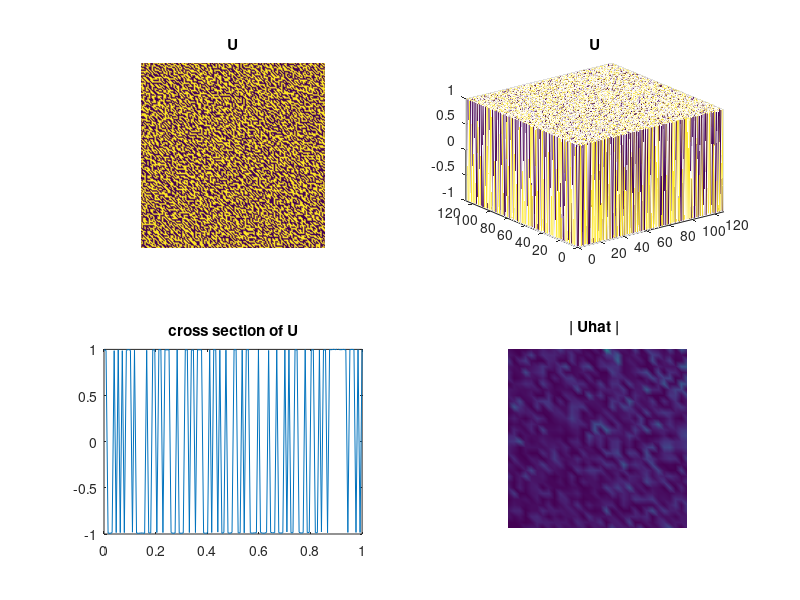

The MATLAB script that drew this image:
pkg load signal
clear
format long 

% spatial dimensions -- adjust N and M to increase decrease
% the size of the computed solution.

N = 128;  M = 128;
delx = 1/(M-1);
delx2 = delx^2;
x = (0:delx:1)';

% graphics parameters

visual_update = 10;
type_update = 10;

% time parameters -- adjust ntmax to take more time
% steps, and delt to take longer time steps.

t = 0;
delt = 0.00005;
ntmax = 250;

% CH parameters -- to see more layering, decrease
% epsilon, but be careful, you might need to increase
% the size of the grid.

epsilon = 0.0005;
eps2 = epsilon^2;

% time-step parameter used in Eyre's scheme

a = 2;

% time marching update parameters

lam1 = delt/delx2;
lam2 = eps2*lam1/delx2;

% unscaled eigenvalues of the laplacian (nuemann bc)

Leig  = (((2*cos(pi*(0:N-1)'/(N-1)))-2)*ones(1,M)) + ...
         (ones(N,1)*((2*cos(pi*(0:M-1)/(M-1)))-2));

% scaled eigenvalues of stabilized CH update matrix

CHeig = ones(N,M) - (a*lam1*Leig) + (lam2*Leig.*Leig);

% scaled eigenvalues of the laplacian

Seig = lam1*Leig;

% random initial conditions
rand("seed",35536)
U = (rand(N,M)-0.5)*0.01;
hat_U = dct2(U);

% main loop

it = 0; j=0;
t = 0.0;
while it < ntmax

% intermediate output

  if rem(it,type_update) == 0
    [it t max(max(abs(U)))]
  end

% plotting and movie

%  if rem(it,visual_update) == 0
  if it == ntmax-1
    subplot(2,2,1)
    pcolor(U), shading interp, ...
    axis('off'), axis('equal'), title('U');
    subplot(2,2,2)
    mesh(U), axis([0 N 0 M -1 1]), title('U');
    vhat = abs(hat_U); vhat(1,1)=0; 
    vhat = vhat/max(max(abs(vhat))); 
    subplot(2,2,3)
    plot(x',U(M/2,:)), axis([0 1 -1 1]), ...
    title('cross section of U');
    subplot(2,2,4)
    pcolor(vhat), ...
    shading interp, axis('off'), axis('equal'),
    axis([0 M/4 0 N/4]), title('| Uhat |'), pause(1.0);
%    if it == 0
%      mov = moviein(ntmax/visual_update,gcf);
%    end
    j=j+1; 
% mov(:,j) = getframe(gcf);
    print -djpg igem10
  end
  
% Update the solution

  it = it+1;
  t = t+delt;

% compute the shifted nonlinear term

  fU = (U.*U.*U) - ((1+a)*U);

% compute the right hand side in tranform space

  hat_rhs = hat_U + (Seig.*dct2(fU));

% compute the updated solution in tranform space

  hat_U = hat_rhs./CHeig;

% invert the cosine transform

  U = idct2(hat_U);

end

% play the movie

% movie(gcf,mov,10,3)
